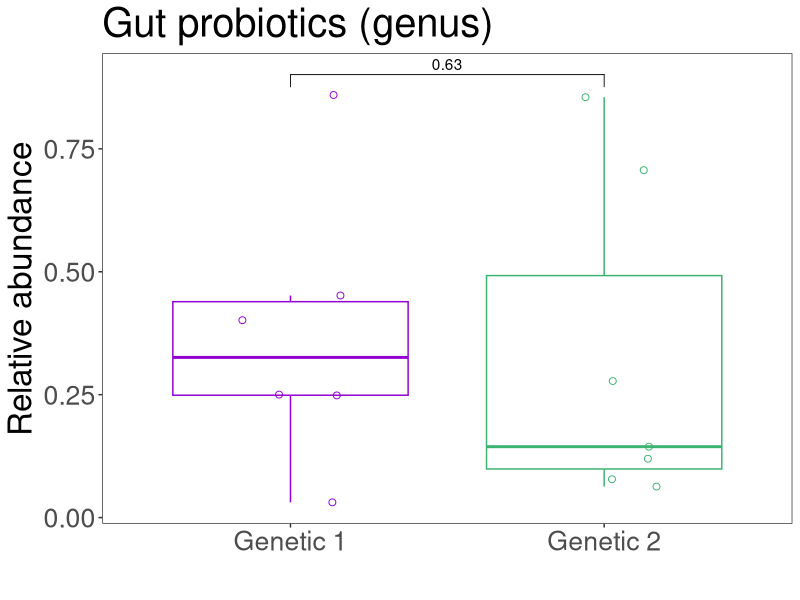
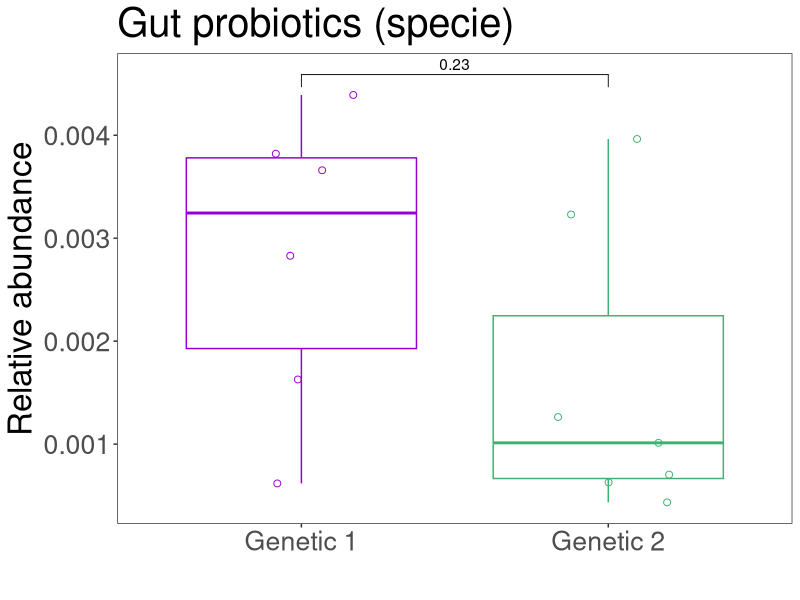
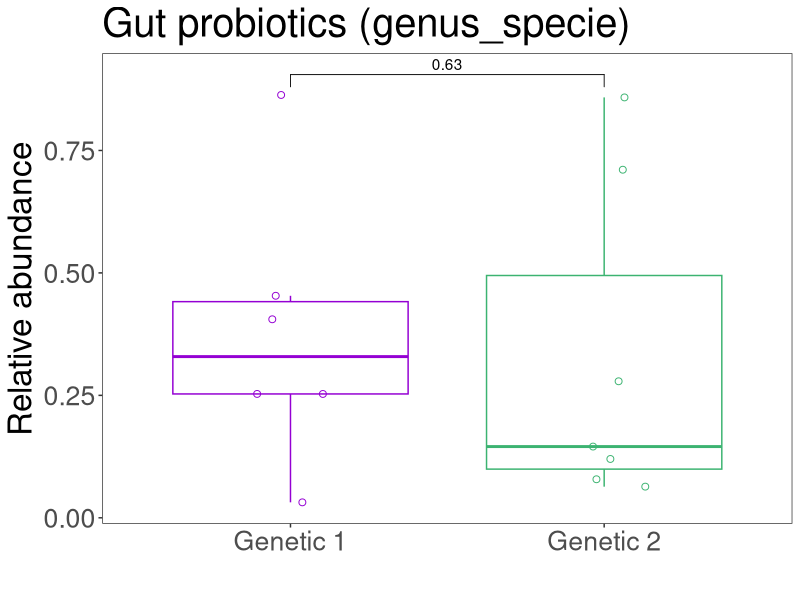

Write the R code that produced these figures, in order.
#!/usr/bin/env Rscript
## Purpose of script: Boxplot with Wilcoxon test
## Last modification: 31.05.2020
## Author: luigui gallardo-becerra (bfllg77@gmail.com)

# Package installation
#install.packages("dplyr")
#install.packages("ggplot2")
#install.packages("ggpubr")
library("dplyr")
library("ggplot2")
library("ggpubr")

# Genus
# Data input
table_gut_genus <- read.table(file = "./gut_probiotics_genus.txt",
    sep = '\t',
    header = TRUE,
    row.names = 1)

# Define colors
colors <- c("darkviolet", "mediumseagreen")

# Boxplot
p_value <- list(c("Genetic 1", "Genetic 2"))
boxplot <- ggplot(table_gut_genus, 
    aes(x = group,
    y = average)) +
geom_boxplot(aes(color = group),
    outlier.shape = NA) +
geom_point(aes(color = group),
    size = 2,
    shape = 21,
    position = position_jitterdodge()) +
theme_test() +
theme(legend.position = "none") +
labs(x = "",
    y = "Relative abundance",
    title = "Gut probiotics (genus)") +
scale_color_manual(values = colors) +
theme(text = element_text(size = 24),
    axis.title.y = element_text(size = 24)) +
stat_compare_means(comparisons = p_value,
    method = "wilcox.test") +
theme(text = element_text(size = 24),
    axis.title.y = element_text(size = 24))

# Creation of pdf
pdf(file = "gut_probiotics_genus.pdf")
    print(boxplot)
dev.off()

# Specie
# Data input
table_gut_specie <- read.table(file = "./gut_probiotics_specie.txt",
    sep = '\t',
    header = TRUE,
    row.names = 1)

# Define colors
colors <- c("darkviolet", "mediumseagreen")

# Boxplot
p_value <- list(c("Genetic 1", "Genetic 2"))
boxplot <- ggplot(table_gut_specie, 
    aes(x = group,
    y = average)) +
geom_boxplot(aes(color = group),
    outlier.shape = NA) +
geom_point(aes(color = group),
    size = 2,
    shape = 21,
    position = position_jitterdodge()) +
theme_test() +
theme(legend.position = "none") +
labs(x = "",
    y = "Relative abundance",
    title = "Gut probiotics (specie)") +
scale_color_manual(values = colors) +
theme(text = element_text(size = 24),
    axis.title.y = element_text(size = 24)) +
stat_compare_means(comparisons = p_value,
    method = "wilcox.test") +
theme(text = element_text(size = 24),
    axis.title.y = element_text(size = 24))

# Creation of pdf
pdf(file = "gut_probiotics_specie.pdf")
    print(boxplot)
dev.off()

# Genus-specie
# Data input
table_gut_genus_specie <- read.table(file = "./gut_probiotics_genus-specie.txt",
    sep = '\t',
    header = TRUE,
    row.names = 1)

# Define colors
colors <- c("darkviolet", "mediumseagreen")

# Boxplot
p_value <- list(c("Genetic 1", "Genetic 2"))
boxplot <- ggplot(table_gut_genus_specie, 
    aes(x = group,
    y = average)) +
geom_boxplot(aes(color = group),
    outlier.shape = NA) +
geom_point(aes(color = group),
    size = 2,
    shape = 21,
    position = position_jitterdodge()) +
theme_test() +
theme(legend.position = "none") +
labs(x = "",
    y = "Relative abundance",
    title = "Gut probiotics (genus_specie)") +
scale_color_manual(values = colors) +
theme(text = element_text(size = 24),
    axis.title.y = element_text(size = 24)) +
stat_compare_means(comparisons = p_value,
    method = "wilcox.test") +
theme(text = element_text(size = 24),
    axis.title.y = element_text(size = 24))

# Creation of pdf
pdf(file = "gut_probiotics_genus_specie.pdf")
    print(boxplot)
dev.off()